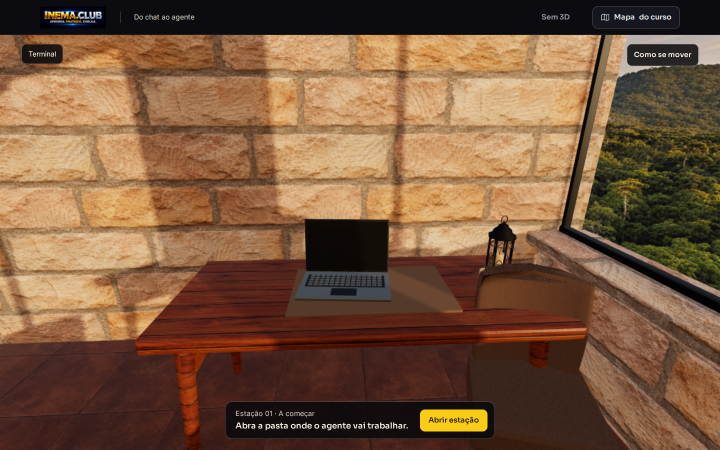
#> input picture processo/revisoes/capturas-r2/03-estacao-1-apagada.png, 1440 x 900 px, given in place of exec-2248509b-8617-44f2-af74-01c99e44b116.png, which was not available (shown at 1/2 size)
$ python gerar_mapas.py
#> lines starting #> are read from the running program, lines starting #| are printed output that depends on the picture
#> in main, png is the input picture: PIL image 1440x900 RGB; mean R, G, B 121.6, 87.5, 61.2
"""Prepara os JPEGs a partir dos PNGs aprovados do image_gen.

Execute python3 processo/gerar_mapas.py com PASTA_CODEX definido ou passe
--originais DIR com os oito PNGs nomeados como os materiais (ou como no cache).
"""
import argparse
import os
from pathlib import Path

import numpy as np
from PIL import Image, ImageFilter


SESSAO = "01a1edc5-ba03-7442-8a08-4d97e1dc24b8"
ORIGINAIS = {
    "vale-panorama": "exec-2248509b-8617-44f2-af74-01c99e44b116.png",
    "pedra": "exec-47d0520f-6ef5-4372-948c-7e0cd9d89699.png",
    "madeira-forro": "exec-184ba793-da9b-480b-8291-5808b0d241a0.png",
    "piso": "exec-982d6b65-582b-4933-9cf0-e9690954e9ad.png",
    "kilim": "exec-1b954dc4-a56f-4bb4-91e7-fdd4ba025bf7.png",
    "mosaico": "exec-9770c89e-875c-4a4d-9d21-460dfa7befd9.png",
    "concreto": "exec-bd26e88a-bec0-47c3-ab28-58ad204c109b.png",
    "tecido-taupe": "exec-da013021-8162-4f7f-8fd5-9c44c679eab5.png",
}

# (relevo por texel, rugosidade de base, variaçêo de rugosidade)
MATERIAIS = {
    "pedra": (4.0, 0.84, 0.30),
    "madeira-forro": (1.9, 0.55, 0.27),
    "piso": (1.4, 0.36, 0.40),
    "concreto": (2.5, 0.87, 0.24),
}
# Recortes no PNG original de 1254 px. O lambri fecha no sulco.
# O kilim contém três medalhões por duas repetições verticais.
RECORTES = {"madeira-forro": (0, 39, 1254, 1251), "kilim": (366, 306, 1244, 1142)}


def suavizar(t):
    return t * t * (3 - 2 * t)


def costurar(rgb, eixo, largura):
    """Leva as duas margens ao mesmo valor, com peso zero no interior."""
    linhas = np.moveaxis(rgb, eixo, 0)
    inicio = linhas[:largura].copy()
    fim = linhas[-largura:][::-1].copy()
    peso = 0.5 * suavizar(np.linspace(1, 0, largura, dtype=np.float32))[:, None, None]
    ajuste = peso * (fim - inicio)
    linhas[:largura] = inicio + ajuste
    linhas[-largura:] = (fim - ajuste)[::-1]


def imagem(valores):
    return Image.fromarray(np.rint(np.clip(valores, 0, 255)).astype(np.uint8))


def panorama(original):
    largura, altura = original.size
#> largura = 1440; altura = 900
    # A linha média das cristas foi medida a y=409 no original de 887 px.
    # Reamostra céu e vale até a linha do equador, mantendo zênite e nadir.
    horizonte = round(altura * 409 / 887)
#> horizonte = 415
    altura = largura // 2
#> altura = 720
    meio = altura // 2
#> meio = 360
    borda = original.height
#> borda = 900
    saida = Image.new("RGB", (2 * altura, altura))
#> saida: PIL image 1440x720 RGB; every value is 0
    for topo, base, y, h in [(0, horizonte, 0, meio), (horizonte, borda, meio, altura - meio)]:
        faixa = original.crop((0, topo, largura, base))
        saida.paste(faixa.resize((saida.width, h), Image.Resampling.LANCZOS), (0, y))
#> this loop made 2 passes
#> pass 1, in panorama, `faixa = original.crop((0, topo, largura, base))`:
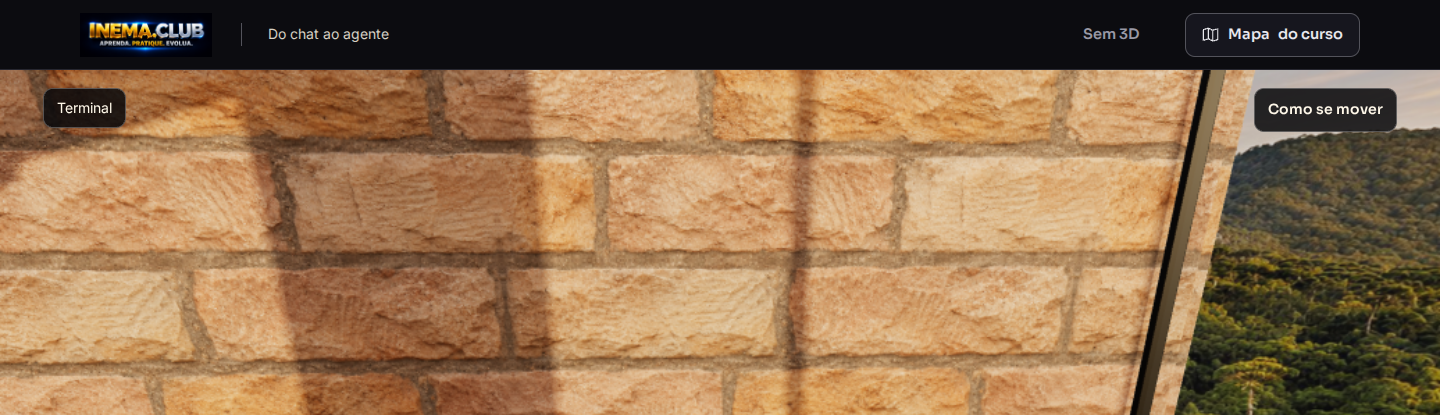
#> faixa: PIL image 1440x415 RGB; mean R, G, B 142.6, 109.9, 76.9
#> pass 2, in panorama, `faixa = original.crop((0, topo, largura, base))`:
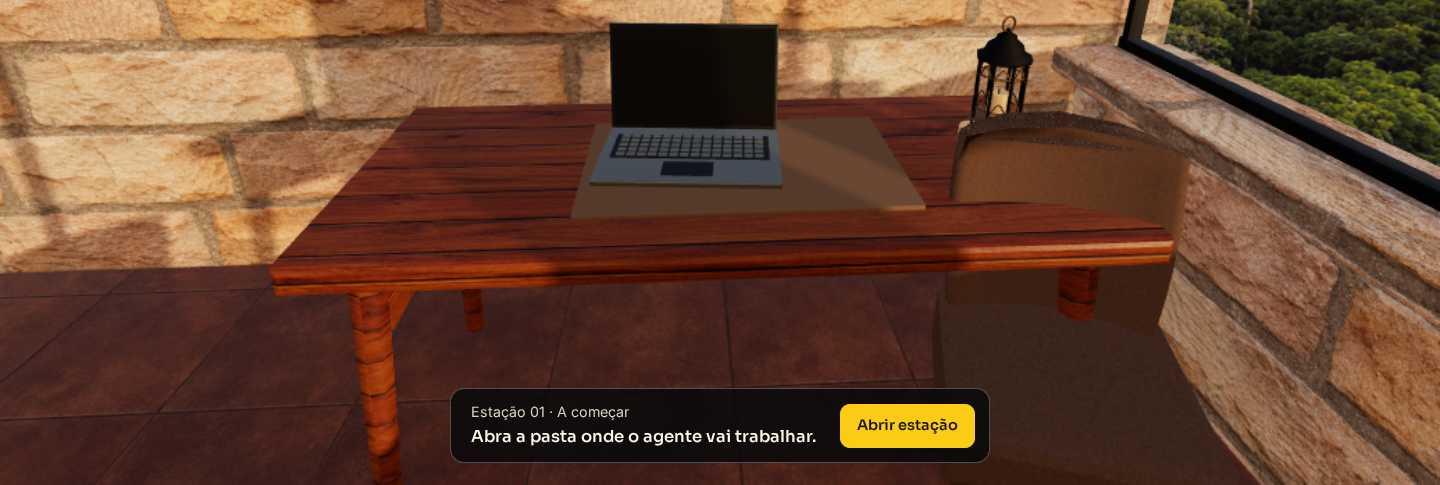
#> faixa: PIL image 1440x485 RGB; mean R, G, B 103.5, 68.3, 47.7
#> after the loop:
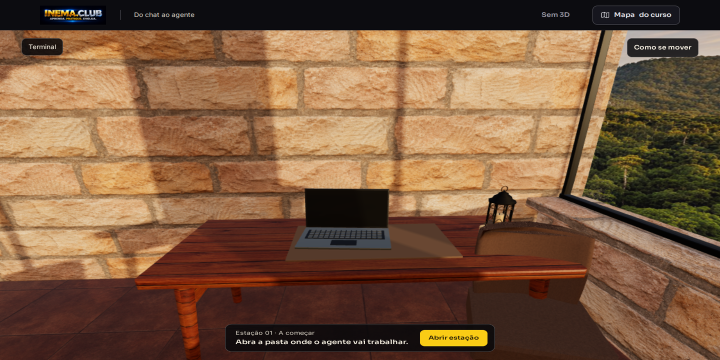
#> saida: PIL image 1440x720 RGB (shown at 1/2 size); mean R, G, B 123.1, 89.1, 62.3
    rgb = np.array(saida, dtype=np.float32)
    costurar(rgb, 1, max(8, largura // 60))
#> in costurar, `linhas = np.moveaxis(rgb, eixo, 0)`:
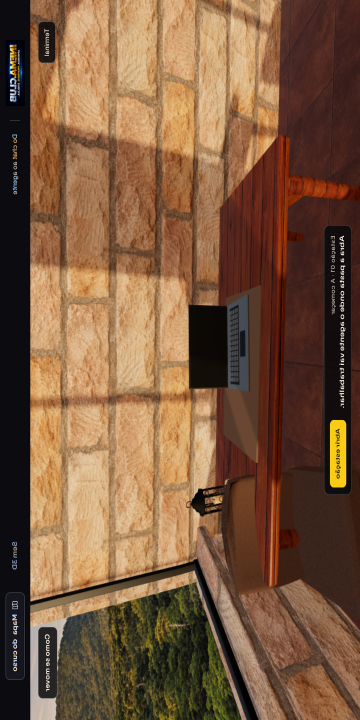
#> linhas: shape (1440, 720, 3) float32 (shown at 1/2 size); mean R, G, B 123.2, 89.2, 62.3
#> in costurar, `inicio = linhas[:largura].copy()`:
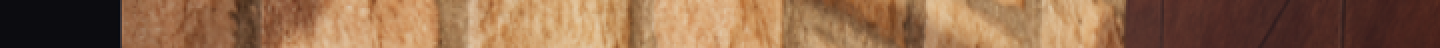
#> inicio: shape (24, 720, 3) float32 (shown 2 times larger); mean R, G, B 144.1, 105, 75
#> in costurar, `fim = linhas[-largura:][::-1].copy()`:
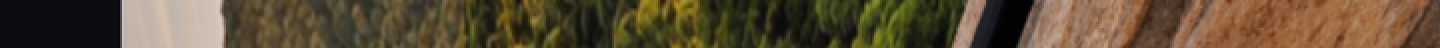
#> fim: shape (24, 720, 3) float32 (shown 2 times larger); mean R, G, B 92.3, 76.5, 52.7
#> in costurar, `ajuste = peso * (fim - inicio)`:
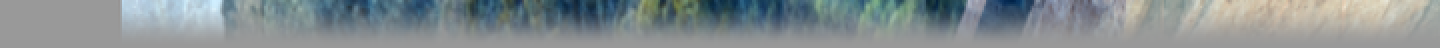
#> ajuste: shape (24, 720, 3) float32 (shown 2 times larger); mean R, G, B -12.8, -6.9, -5.4; drawn with min black and max white
    # Todos os meridianos convergem nos polos. A média só atua nos 2° finais.
    faixa_polar = max(2, altura // 90)
#> faixa_polar = 8
    peso = suavizar(np.linspace(1, 0, faixa_polar, dtype=np.float32))[:, None, None]
    for polo in (rgb[:faixa_polar], rgb[-faixa_polar:][::-1]):
        polo += (polo.mean(axis=1, keepdims=True) - polo) * peso
    return imagem(rgb)


def albedo(nome, base):
    # Preserve the photographic grain while separating pigment from the baked warm cast.
    tons = {"madeira-forro": (206, 154, 89),
            "piso": (99, 76, 62), "concreto": (151, 152, 150),
            "tecido-taupe": (193, 177, 159)}
    if nome not in tons:
        return base
    rgb = np.asarray(base, dtype=np.float32)
    rgb /= 255
    lum = rgb @ np.array([.3, .59, .11], dtype=np.float32)
    valor = (lum / lum.mean()) ** .85
    cor = np.asarray(tons[nome]) * valor[:, :, None]
    cor += 36 * (rgb - rgb.mean(axis=(0, 1)) * (lum / lum.mean())[:, :, None])
    return imagem(cor)


def textura(nome, original):
    if nome in RECORTES:
        original = original.crop(RECORTES[nome])
    rgb = np.array(original.resize((1024, 1024), Image.Resampling.LANCZOS), dtype=np.float32)
    # Bordas dos ladrilhos caem no rejunte. Uma faixa larga duplicaria suas cores.
    faixas = {"piso": (2, 2), "mosaico": (2, 2), "pedra": (9, 30),
              "madeira-forro": (2, 20), "kilim": (6, 10)}
    vertical, horizontal = faixas.get(nome, (14, 14))
    costurar(rgb, 0, vertical)
    costurar(rgb, 1, horizontal)
    return albedo(nome, imagem(rgb))


def desfoque_periodico(canal, raio):
    margem = int(np.ceil(4 * raio))
    borda = np.pad(canal, margem, mode="wrap")
    filtrada = Image.fromarray(borda).filter(ImageFilter.GaussianBlur(raio))
    return np.asarray(filtrada, dtype=np.float32)[margem:-margem, margem:-margem] / 255


def mapas(base, nome):
    forca, rugosidade, variacao = MATERIAIS[nome]
    cinza = np.asarray(base.convert("L"))
    altura = desfoque_periodico(cinza, 0.75)
    if nome == "pedra":
        # A argamassa cinza tem menos croma que o arenito e sobressai nas juntas.
        rgb = np.asarray(base, dtype=np.float32) / 255
        altura += .12 * np.clip((.18 - (rgb[:, :, 0] - rgb[:, :, 2])) / .13, 0, 1)
    # Derivadas centrais periódicas. +Y tangente aponta para cima em OpenGL.
    dx = (np.roll(altura, -1, 1) - np.roll(altura, 1, 1)) * forca
    dy = (np.roll(altura, -1, 0) - np.roll(altura, 1, 0)) * forca
    normais = np.stack((-dx, dy, np.ones_like(dx)), axis=-1)
    normais /= np.linalg.norm(normais, axis=-1, keepdims=True)
    detalhe = cinza.astype(np.float32) / 255 - desfoque_periodico(cinza, 7)
    rugosa = rugosidade + variacao * (altura.mean() - altura - detalhe)
    if nome == "piso":
        # O rejunte escuro e poroso tem rugosidade maior que a cerâmica.
        rugosa += 0.32 * np.clip((0.245 - altura) / 0.08, 0, 1)
    return imagem((normais + 1) * 127.5), imagem(rugosa * 255)


def main():
    parser = argparse.ArgumentParser(description=__doc__)
    cache = Path(os.environ.get("PASTA_CODEX", Path.home() / ".codex")) / "generated_images"
    parser.add_argument("--originais", type=Path)
    parser.add_argument("--destino", type=Path, default=Path(__file__).resolve().parents[1] / "assets/ambiente")
    parser.add_argument("--material", choices=ORIGINAIS, help="Gerar somente este material")
    args = parser.parse_args()
    args.destino.mkdir(exist_ok=True, parents=True)
    for nome, arquivo in ORIGINAIS.items():
        if args.material and nome != args.material:
            continue
        sessao = "01a1ee71-2dfa-7c90-a723-6d9becce54e1" if nome == "pedra" else SESSAO
        pasta = args.originais or cache / sessao
        origem = pasta / (nome + ".png")
        if not origem.is_file():
            origem = pasta / arquivo
        with Image.open(origem) as png:
            original = png.convert("RGB")
        base = panorama(original) if nome == "vale-panorama" else textura(nome, original)
        imagens = {nome: base}
        if nome in MATERIAIS:
            normal, rugosa = mapas(base, nome)
            imagens[nome + "-normal"] = normal
            imagens[nome + "-rugosidade"] = rugosa
        for chave, img in imagens.items():
            caminho = args.destino / (chave + ".jpg")
            img.save(caminho, quality=88, subsampling=0, optimize=True)
            print(f"{caminho.name:30} {img.width} x {img.height}  {caminho.stat().st_size:8} bytes")
#> this loop made 1 pass
#| vale-panorama.jpg              1440 x 720    280769 bytes
#> pass 2 of the loop in main, `for nome, arquivo in ORIGINAIS.items():`:
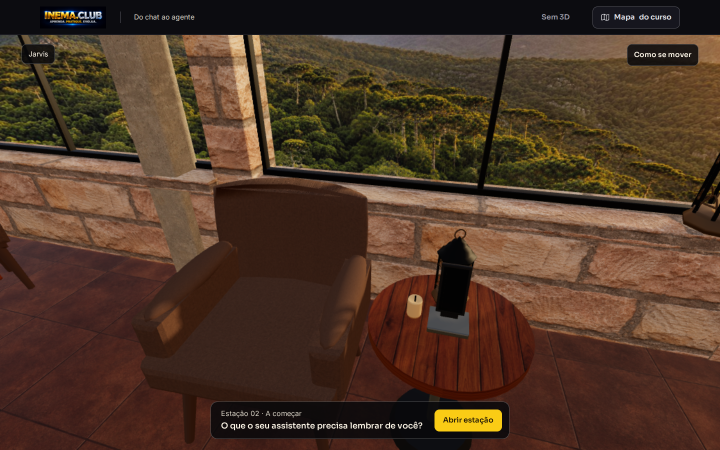
#> input picture processo/revisoes/capturas-r2/03-estacao-2-apagada.png, 1440 x 900 px, given in place of exec-47d0520f-6ef5-4372-948c-7e0cd9d89699.png, which was not available (shown at 1/2 size)
#> in main, png is the input picture: PIL image 1440x900 RGB; mean R, G, B 78.8, 55.2, 39
#> in costurar (call 3), `linhas = np.moveaxis(rgb, eixo, 0)`:
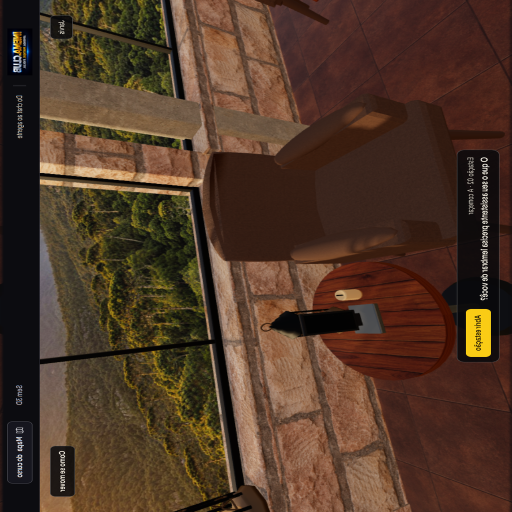
#> linhas: shape (1024, 1024, 3) float32 (shown at 1/2 size); mean R, G, B 78.8, 55.2, 39
#> tons = {'madeira-forro': (206, 154, 89), 'piso': (99, 76, 62), 'concreto': (151, 152, 150), 'tecido-taupe': (193, 177, 159)}
#> filtrada: PIL image 1080x1080 L
#> in imagem (call 4), `return Image.fromarray(np.rint(np.clip(valores, 0, 255)).astype(np.uin..`:
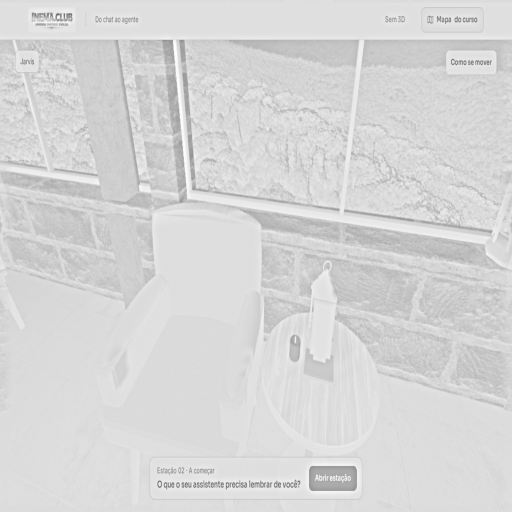
#> returned value: PIL image 1024x1024 L (shown at 1/2 size); min 100, max 255, mean 214.2
#> the loop in main, `for chave, img in imagens.items():` made 3 passes
#> (printed output is left out)


if __name__ == "__main__":
#> (the run stopped early here; a loop or call above may not have finished)
